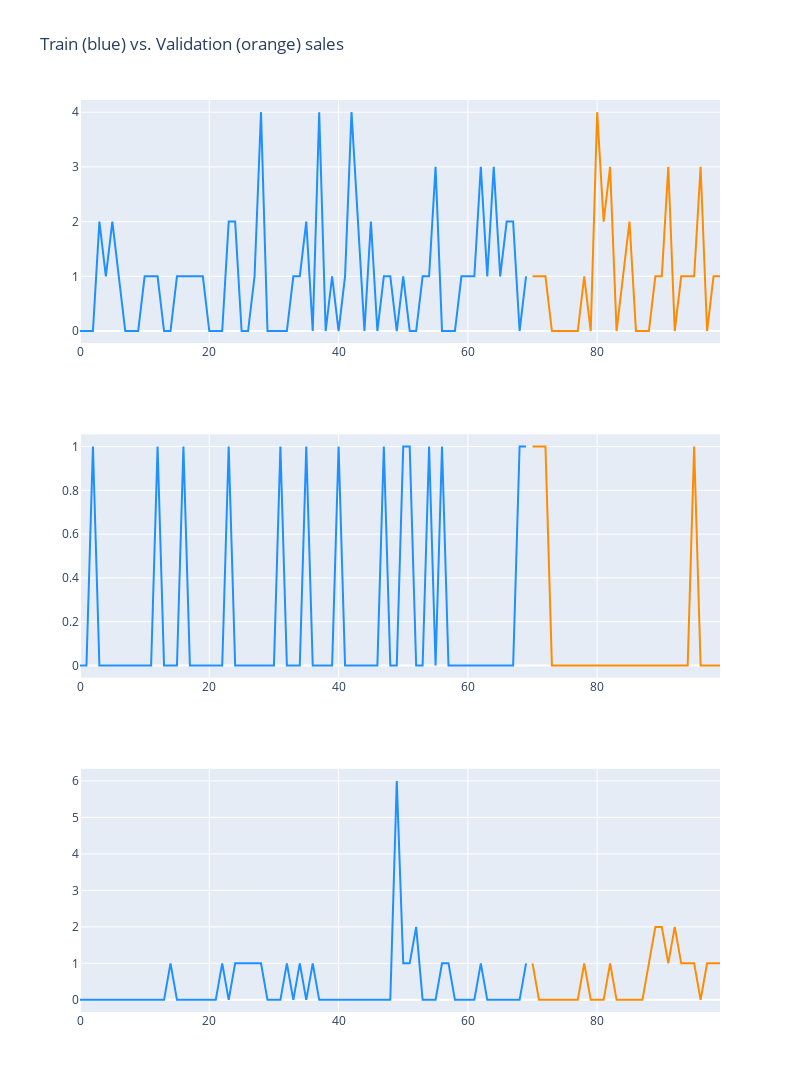

Source (notebook cell):
### Code cell
from plotly.subplots import make_subplots
import plotly.graph_objects as go
fig = make_subplots(rows=3, cols=1)

fig.add_trace(
    go.Scatter(x=np.arange(70), mode='lines', y=train_dataset.loc[0].values, marker=dict(color="dodgerblue"), showlegend=False,
               name="Original signal"),
    row=1, col=1
)

fig.add_trace(
    go.Scatter(x=np.arange(70, 100), y=val_dataset.loc[0].values, mode='lines', marker=dict(color="darkorange"), showlegend=False,
               name="Denoised signal"),
    row=1, col=1
)

fig.add_trace(
    go.Scatter(x=np.arange(70), mode='lines', y=train_dataset.loc[1].values, marker=dict(color="dodgerblue"), showlegend=False),
    row=2, col=1
)

fig.add_trace(
    go.Scatter(x=np.arange(70, 100), y=val_dataset.loc[1].values, mode='lines', marker=dict(color="darkorange"), showlegend=False),
    row=2, col=1
)

fig.add_trace(
    go.Scatter(x=np.arange(70), mode='lines', y=train_dataset.loc[2].values, marker=dict(color="dodgerblue"), showlegend=False),
    row=3, col=1
)

fig.add_trace(
    go.Scatter(x=np.arange(70, 100), y=val_dataset.loc[2].values, mode='lines', marker=dict(color="darkorange"), showlegend=False),
    row=3, col=1
)

fig.update_layout(height=1200, width=800, title_text="Train (blue) vs. Validation (orange) sales")
fig.show()

### Figure 1 — Plotly figure (JSON) as saved in the notebook; plotly's stock layout.template omitted (floating-point values rounded to 4 significant figures)
{"data": [{"marker": {"color": "dodgerblue"}, "mode": "lines", "name": "Original signal", "showlegend": false, "type": "scatter", "x": [0, 1, 2, 3, 4, 5, 6, 7, 8, 9, 10, 11, 12, 13, 14, 15, 16, 17, 18, 19, 20, 21, 22, 23, 24, 25, 26, 27, 28, 29, 30, 31, 32, 33, 34, 35, 36, 37, 38, 39, 40, 41, 42, 43, 44, 45, 46, 47, 48, 49, 50, 51, 52, 53, 54, 55, 56, 57, 58, 59, 60, 61, 62, 63, 64, 65, 66, 67, 68, 69], "xaxis": "x", "y": [0, 0, 0, 2, 1, 2, 1, 0, 0, 0, 1, 1, 1, 0, 0, 1, 1, 1, 1, 1, 0, 0, 0, 2, 2, 0, 0, 1, 4, 0, 0, 0, 0, 1, 1, 2, 0, 4, 0, 1, 0, 1, 4, 2, 0, 2, 0, 1, 1, 0, 1, 0, 0, 1, 1, 3, 0, 0, 0, 1, 1, 1, 3, 1, 3, 1, 2, 2, 0, 1], "yaxis": "y"}, {"marker": {"color": "darkorange"}, "mode": "lines", "name": "Denoised signal", "showlegend": false, "type": "scatter", "x": [70, 71, 72, 73, 74, 75, 76, 77, 78, 79, 80, 81, 82, 83, 84, 85, 86, 87, 88, 89, 90, 91, 92, 93, 94, 95, 96, 97, 98, 99], "xaxis": "x", "y": [1, 1, 1, 0, 0, 0, 0, 0, 1, 0, 4, 2, 3, 0, 1, 2, 0, 0, 0, 1, 1, 3, 0, 1, 1, 1, 3, 0, 1, 1], "yaxis": "y"}, {"marker": {"color": "dodgerblue"}, "mode": "lines", "showlegend": false, "type": "scatter", "x": [0, 1, 2, 3, 4, 5, 6, 7, 8, 9, 10, 11, 12, 13, 14, 15, 16, 17, 18, 19, 20, 21, 22, 23, 24, 25, 26, 27, 28, 29, 30, 31, 32, 33, 34, 35, 36, 37, 38, 39, 40, 41, 42, 43, 44, 45, 46, 47, 48, 49, 50, 51, 52, 53, 54, 55, 56, 57, 58, 59, 60, 61, 62, 63, 64, 65, 66, 67, 68, 69], "xaxis": "x2", "y": [0, 0, 1, 0, 0, 0, 0, 0, 0, 0, 0, 0, 1, 0, 0, 0, 1, 0, 0, 0, 0, 0, 0, 1, 0, 0, 0, 0, 0, 0, 0, 1, 0, 0, 0, 1, 0, 0, 0, 0, 1, 0, 0, 0, 0, 0, 0, 1, 0, 0, 1, 1, 0, 0, 1, 0, 1, 0, 0, 0, 0, 0, 0, 0, 0, 0, 0, 0, 1, 1], "yaxis": "y2"}, {"marker": {"color": "darkorange"}, "mode": "lines", "showlegend": false, "type": "scatter", "x": [70, 71, 72, 73, 74, 75, 76, 77, 78, 79, 80, 81, 82, 83, 84, 85, 86, 87, 88, 89, 90, 91, 92, 93, 94, 95, 96, 97, 98, 99], "xaxis": "x2", "y": [1, 1, 1, 0, 0, 0, 0, 0, 0, 0, 0, 0, 0, 0, 0, 0, 0, 0, 0, 0, 0, 0, 0, 0, 0, 1, 0, 0, 0, 0], "yaxis": "y2"}, {"marker": {"color": "dodgerblue"}, "mode": "lines", "showlegend": false, "type": "scatter", "x": [0, 1, 2, 3, 4, 5, 6, 7, 8, 9, 10, 11, 12, 13, 14, 15, 16, 17, 18, 19, 20, 21, 22, 23, 24, 25, 26, 27, 28, 29, 30, 31, 32, 33, 34, 35, 36, 37, 38, 39, 40, 41, 42, 43, 44, 45, 46, 47, 48, 49, 50, 51, 52, 53, 54, 55, 56, 57, 58, 59, 60, 61, 62, 63, 64, 65, 66, 67, 68, 69], "xaxis": "x3", "y": [0, 0, 0, 0, 0, 0, 0, 0, 0, 0, 0, 0, 0, 0, 1, 0, 0, 0, 0, 0, 0, 0, 1, 0, 1, 1, 1, 1, 1, 0, 0, 0, 1, 0, 1, 0, 1, 0, 0, 0, 0, 0, 0, 0, 0, 0, 0, 0, 0, 6, 1, 1, 2, 0, 0, 0, 1, 1, 0, 0, 0, 0, 1, 0, 0, 0, 0, 0, 0, 1], "yaxis": "y3"}, {"marker": {"color": "darkorange"}, "mode": "lines", "showlegend": false, "type": "scatter", "x": [70, 71, 72, 73, 74, 75, 76, 77, 78, 79, 80, 81, 82, 83, 84, 85, 86, 87, 88, 89, 90, 91, 92, 93, 94, 95, 96, 97, 98, 99], "xaxis": "x3", "y": [1, 0, 0, 0, 0, 0, 0, 0, 1, 0, 0, 0, 1, 0, 0, 0, 0, 0, 1, 2, 2, 1, 2, 1, 1, 1, 0, 1, 1, 1], "yaxis": "y3"}], "layout": {"height": 1200, "title": {"text": "Train (blue) vs. Validation (orange) sales"}, "width": 800, "xaxis": {"anchor": "y", "domain": [0, 1]}, "xaxis2": {"anchor": "y2", "domain": [0, 1]}, "xaxis3": {"anchor": "y3", "domain": [0, 1]}, "yaxis": {"anchor": "x", "domain": [0.7333, 1]}, "yaxis2": {"anchor": "x2", "domain": [0.3667, 0.6333]}, "yaxis3": {"anchor": "x3", "domain": [0, 0.2667]}}}
